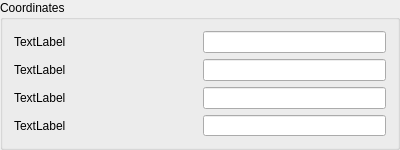
                  <widget class="QGroupBox" name="groupBox_2">
                   <property name="sizePolicy">
                    <sizepolicy hsizetype="Maximum" vsizetype="Maximum">
                     <horstretch>0</horstretch>
                     <verstretch>0</verstretch>
                    </sizepolicy>
                   </property>
                   <property name="minimumSize">
                    <size>
                     <width>400</width>
                     <height>150</height>
                    </size>
                   </property>
                   <property name="maximumSize">
                    <size>
                     <width>400</width>
                     <height>150</height>
                    </size>
                   </property>
                   <property name="title">
                    <string>Coordinates</string>
                   </property>
                   <layout class="QVBoxLayout" name="verticalLayout">
                    <item>
                     <layout class="QHBoxLayout" name="horizontalLayout_3">
                      <item>
                       <widget class="QLabel" name="label">
                        <property name="text">
                         <string>TextLabel</string>
                        </property>
                       </widget>
                      </item>
                      <item>
                       <widget class="QLineEdit" name="lineEdit">
                        <property name="sizePolicy">
                         <sizepolicy hsizetype="Maximum" vsizetype="Fixed">
                          <horstretch>0</horstretch>
                          <verstretch>0</verstretch>
                         </sizepolicy>
                        </property>
                        <property name="maximumSize">
                         <size>
                          <width>200</width>
                          <height>16777215</height>
                         </size>
                        </property>
                       </widget>
                      </item>
                     </layout>
                    </item>
                    <item>
                     <layout class="QHBoxLayout" name="horizontalLayout_4">
                      <item>
                       <widget class="QLabel" name="label_2">
                        <property name="text">
                         <string>TextLabel</string>
                        </property>
                       </widget>
                      </item>
                      <item>
                       <widget class="QLineEdit" name="lineEdit_2">
                        <property name="sizePolicy">
                         <sizepolicy hsizetype="Maximum" vsizetype="Fixed">
                          <horstretch>0</horstretch>
                          <verstretch>0</verstretch>
                         </sizepolicy>
                        </property>
                        <property name="maximumSize">
                         <size>
                          <width>200</width>
                          <height>16777215</height>
                         </size>
                        </property>
                       </widget>
                      </item>
                     </layout>
                    </item>
                    <item>
                     <layout class="QHBoxLayout" name="horizontalLayout_5">
                      <item>
                       <widget class="QLabel" name="label_3">
                        <property name="text">
                         <string>TextLabel</string>
                        </property>
                       </widget>
                      </item>
                      <item>
                       <widget class="QLineEdit" name="lineEdit_3">
                        <property name="sizePolicy">
                         <sizepolicy hsizetype="Maximum" vsizetype="Fixed">
                          <horstretch>0</horstretch>
                          <verstretch>0</verstretch>
                         </sizepolicy>
                        </property>
                        <property name="maximumSize">
                         <size>
                          <width>200</width>
                          <height>16777215</height>
                         </size>
                        </property>
                       </widget>
                      </item>
                     </layout>
                    </item>
                    <item>
                     <layout class="QHBoxLayout" name="horizontalLayout_6">
                      <item>
                       <widget class="QLabel" name="label_4">
                        <property name="text">
                         <string>TextLabel</string>
                        </property>
                       </widget>
                      </item>
                      <item>
                       <widget class="QLineEdit" name="lineEdit_4">
                        <property name="sizePolicy">
                         <sizepolicy hsizetype="Maximum" vsizetype="Fixed">
                          <horstretch>0</horstretch>
                          <verstretch>0</verstretch>
                         </sizepolicy>
                        </property>
                        <property name="maximumSize">
                         <size>
                          <width>200</width>
                          <height>16777215</height>
                         </size>
                        </property>
                       </widget>
                      </item>
                     </layout>
                    </item>
                   </layout>
                  </widget>
